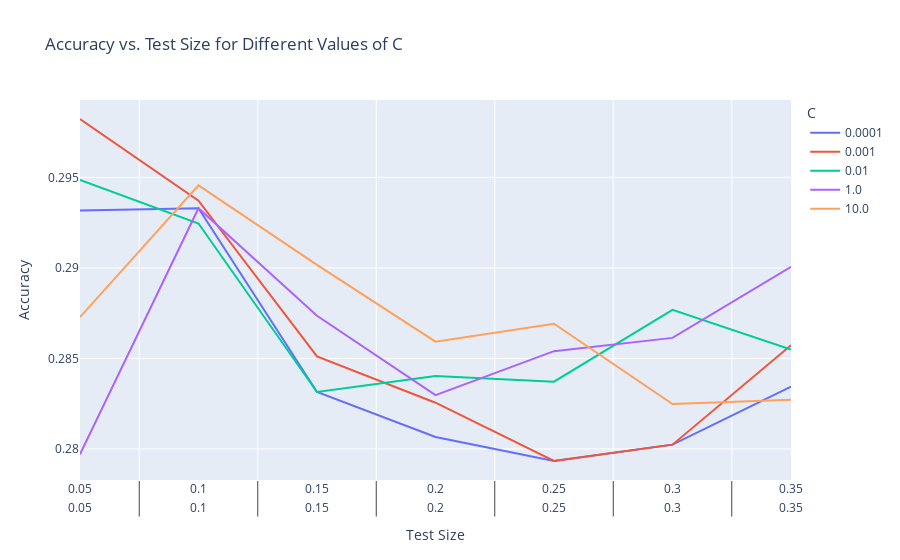

The notebook cell this image was saved under:
### Code cell
# Create the plot using Plotly Express
fig = px.line(df_accuracy, x='Test Size', y='Accuracy', color='C',
              labels={'Accuracy': 'Accuracy', 'Test Size': 'Test Size'},
              title='Accuracy vs. Test Size for Different Values of C')

# Show the plot
fig.show()
fig.write_html("playing_with_C_testSampleSize.html",full_html=True)

### Figure 1 — Plotly figure (JSON) as saved in the notebook; plotly's stock layout.template omitted (floating-point values rounded to 4 significant figures)
{"data": [{"hovertemplate": "C=0.0001<br>Test Size=%{x}<br>Accuracy=%{y}<extra></extra>", "legendgroup": "0.0001", "line": {"color": "#636efa", "dash": "solid"}, "marker": {"symbol": "circle"}, "mode": "lines", "name": "0.0001", "orientation": "v", "showlegend": true, "type": "scatter", "x": [[0.05, 0.1, 0.15, 0.2, 0.25, 0.3, 0.35], [0.05, 0.1, 0.15, 0.2, 0.25, 0.3, 0.35], [0.05, 0.1, 0.15, 0.2, 0.25, 0.3, 0.35], [0.05, 0.1, 0.15, 0.2, 0.25, 0.3, 0.35], [0.05, 0.1, 0.15, 0.2, 0.25, 0.3, 0.35], [0.05, 0.1, 0.15, 0.2, 0.25, 0.3, 0.35], [0.05, 0.1, 0.15, 0.2, 0.25, 0.3, 0.35]], "xaxis": "x", "y": [0.2932, 0.2933, 0.2831, 0.2807, 0.2793, 0.2802, 0.2834], "yaxis": "y"}, {"hovertemplate": "C=0.001<br>Test Size=%{x}<br>Accuracy=%{y}<extra></extra>", "legendgroup": "0.001", "line": {"color": "#EF553B", "dash": "solid"}, "marker": {"symbol": "circle"}, "mode": "lines", "name": "0.001", "orientation": "v", "showlegend": true, "type": "scatter", "x": [[0.05, 0.1, 0.15, 0.2, 0.25, 0.3, 0.35], [0.05, 0.1, 0.15, 0.2, 0.25, 0.3, 0.35], [0.05, 0.1, 0.15, 0.2, 0.25, 0.3, 0.35], [0.05, 0.1, 0.15, 0.2, 0.25, 0.3, 0.35], [0.05, 0.1, 0.15, 0.2, 0.25, 0.3, 0.35], [0.05, 0.1, 0.15, 0.2, 0.25, 0.3, 0.35], [0.05, 0.1, 0.15, 0.2, 0.25, 0.3, 0.35]], "xaxis": "x", "y": [0.2982, 0.2937, 0.2851, 0.2826, 0.2793, 0.2802, 0.2857], "yaxis": "y"}, {"hovertemplate": "C=0.01<br>Test Size=%{x}<br>Accuracy=%{y}<extra></extra>", "legendgroup": "0.01", "line": {"color": "#00cc96", "dash": "solid"}, "marker": {"symbol": "circle"}, "mode": "lines", "name": "0.01", "orientation": "v", "showlegend": true, "type": "scatter", "x": [[0.05, 0.1, 0.15, 0.2, 0.25, 0.3, 0.35], [0.05, 0.1, 0.15, 0.2, 0.25, 0.3, 0.35], [0.05, 0.1, 0.15, 0.2, 0.25, 0.3, 0.35], [0.05, 0.1, 0.15, 0.2, 0.25, 0.3, 0.35], [0.05, 0.1, 0.15, 0.2, 0.25, 0.3, 0.35], [0.05, 0.1, 0.15, 0.2, 0.25, 0.3, 0.35], [0.05, 0.1, 0.15, 0.2, 0.25, 0.3, 0.35]], "xaxis": "x", "y": [0.2949, 0.2925, 0.2831, 0.284, 0.2837, 0.2877, 0.2855], "yaxis": "y"}, {"hovertemplate": "C=1.0<br>Test Size=%{x}<br>Accuracy=%{y}<extra></extra>", "legendgroup": "1.0", "line": {"color": "#ab63fa", "dash": "solid"}, "marker": {"symbol": "circle"}, "mode": "lines", "name": "1.0", "orientation": "v", "showlegend": true, "type": "scatter", "x": [[0.05, 0.1, 0.15, 0.2, 0.25, 0.3, 0.35], [0.05, 0.1, 0.15, 0.2, 0.25, 0.3, 0.35], [0.05, 0.1, 0.15, 0.2, 0.25, 0.3, 0.35], [0.05, 0.1, 0.15, 0.2, 0.25, 0.3, 0.35], [0.05, 0.1, 0.15, 0.2, 0.25, 0.3, 0.35], [0.05, 0.1, 0.15, 0.2, 0.25, 0.3, 0.35], [0.05, 0.1, 0.15, 0.2, 0.25, 0.3, 0.35]], "xaxis": "x", "y": [0.2797, 0.2933, 0.2874, 0.283, 0.2854, 0.2861, 0.2901], "yaxis": "y"}, {"hovertemplate": "C=10.0<br>Test Size=%{x}<br>Accuracy=%{y}<extra></extra>", "legendgroup": "10.0", "line": {"color": "#FFA15A", "dash": "solid"}, "marker": {"symbol": "circle"}, "mode": "lines", "name": "10.0", "orientation": "v", "showlegend": true, "type": "scatter", "x": [[0.05, 0.1, 0.15, 0.2, 0.25, 0.3, 0.35], [0.05, 0.1, 0.15, 0.2, 0.25, 0.3, 0.35], [0.05, 0.1, 0.15, 0.2, 0.25, 0.3, 0.35], [0.05, 0.1, 0.15, 0.2, 0.25, 0.3, 0.35], [0.05, 0.1, 0.15, 0.2, 0.25, 0.3, 0.35], [0.05, 0.1, 0.15, 0.2, 0.25, 0.3, 0.35], [0.05, 0.1, 0.15, 0.2, 0.25, 0.3, 0.35]], "xaxis": "x", "y": [0.2873, 0.2946, 0.2902, 0.2859, 0.2869, 0.2825, 0.2827], "yaxis": "y"}], "layout": {"legend": {"title": {"text": "C"}, "tracegroupgap": 0}, "title": {"text": "Accuracy vs. Test Size for Different Values of C"}, "xaxis": {"anchor": "y", "domain": [0, 1], "title": {"text": "Test Size"}}, "yaxis": {"anchor": "x", "domain": [0, 1], "title": {"text": "Accuracy"}}}}
